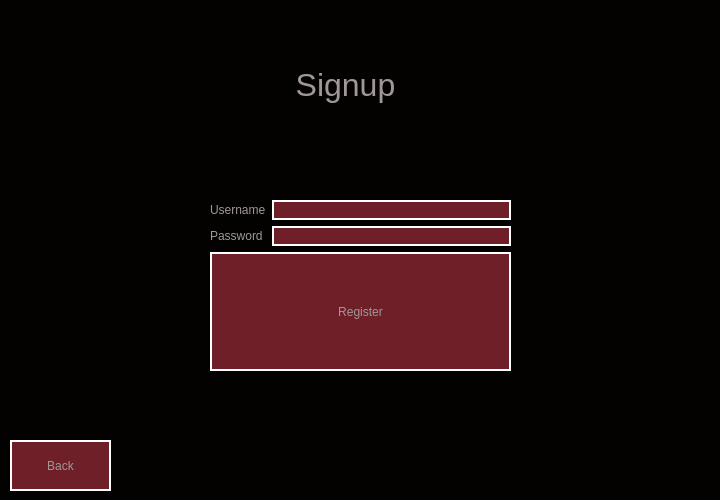
<?xml version="1.0" encoding="UTF-8"?>
<ui version="4.0">
 <class>RegisterForm</class>
 <widget class="QDialog" name="RegisterForm">
  <property name="geometry">
   <rect>
    <x>0</x>
    <y>0</y>
    <width>720</width>
    <height>500</height>
   </rect>
  </property>
  <property name="maximumSize">
   <size>
    <width>720</width>
    <height>500</height>
   </size>
  </property>
  <property name="windowTitle">
   <string>Dialog</string>
  </property>
  <property name="styleSheet">
   <string notr="true">background-color: #040101</string>
  </property>
  <widget class="QPushButton" name="backToMainPage">
   <property name="geometry">
    <rect>
     <x>10</x>
     <y>440</y>
     <width>101</width>
     <height>51</height>
    </rect>
   </property>
   <property name="styleSheet">
    <string notr="true">
QPushButton {
background-color:#6f1f27;
color: #a19798;
font: 20pt &quot;Arial&quot;;
border:2px solid #FFFFFF;
}

QPushButton:hover {
    background-color: #520a11;
}</string>
   </property>
   <property name="text">
    <string>Back</string>
   </property>
  </widget>
  <widget class="QWidget" name="layoutWidget">
   <property name="geometry">
    <rect>
     <x>210</x>
     <y>200</y>
     <width>301</width>
     <height>171</height>
    </rect>
   </property>
   <layout class="QVBoxLayout" name="loginWidget">
    <item>
     <layout class="QHBoxLayout" name="horizontalLayout_5">
      <item>
       <layout class="QVBoxLayout" name="lables">
        <item>
         <widget class="QLabel" name="usernameLable">
          <property name="styleSheet">
           <string notr="true">color: #a19798;
</string>
          </property>
          <property name="text">
           <string>Username</string>
          </property>
         </widget>
        </item>
        <item>
         <widget class="QLabel" name="passwordLable">
          <property name="styleSheet">
           <string notr="true">color: #a19798;
</string>
          </property>
          <property name="text">
           <string>Password</string>
          </property>
         </widget>
        </item>
       </layout>
      </item>
      <item>
       <layout class="QVBoxLayout" name="data">
        <item>
         <widget class="QLineEdit" name="userName">
          <property name="styleSheet">
           <string notr="true">background-color:#6f1f27;
color: #a19798;
font: 18pt &quot;Arial&quot;;
border:2px solid #FFFFFF;</string>
          </property>
         </widget>
        </item>
        <item>
         <widget class="QLineEdit" name="password">
          <property name="toolTip">
           <string>&lt;html&gt;&lt;head/&gt;&lt;body&gt;&lt;p&gt;background-color:#6f1f27;&lt;/p&gt;&lt;p&gt;color: #a19798;&lt;/p&gt;&lt;p&gt;font: 38pt &amp;quot;Arial&amp;quot;;&lt;/p&gt;&lt;p&gt;border:2px solid #FFFFFF;&lt;/p&gt;&lt;/body&gt;&lt;/html&gt;</string>
          </property>
          <property name="styleSheet">
           <string notr="true">background-color:#6f1f27;
color: #a19798;
font: 18pt &quot;Arial&quot;;
border:2px solid #FFFFFF;</string>
          </property>
          <property name="echoMode">
           <enum>QLineEdit::Password</enum>
          </property>
         </widget>
        </item>
       </layout>
      </item>
     </layout>
    </item>
    <item>
     <widget class="QPushButton" name="sendRegisterToServer">
      <property name="sizePolicy">
       <sizepolicy hsizetype="Preferred" vsizetype="Preferred">
        <horstretch>0</horstretch>
        <verstretch>0</verstretch>
       </sizepolicy>
      </property>
      <property name="styleSheet">
       <string notr="true">
QPushButton {
background-color:#6f1f27;
color: #a19798;
font: 28pt &quot;Arial&quot;;
border:2px solid #FFFFFF;
}

QPushButton:hover {
    background-color: #520a11;
}</string>
      </property>
      <property name="text">
       <string>Register</string>
      </property>
     </widget>
    </item>
   </layout>
  </widget>
  <widget class="QLabel" name="Title">
   <property name="geometry">
    <rect>
     <x>280</x>
     <y>50</y>
     <width>131</width>
     <height>71</height>
    </rect>
   </property>
   <property name="styleSheet">
    <string notr="true">color: #a19798;
</string>
   </property>
   <property name="text">
    <string>&lt;html&gt;&lt;head/&gt;&lt;body&gt;&lt;p align=&quot;center&quot;&gt;&lt;span style=&quot; font-size:24pt;&quot;&gt;Signup&lt;/span&gt;&lt;/p&gt;&lt;/body&gt;&lt;/html&gt;</string>
   </property>
  </widget>
 </widget>
 <resources/>
 <connections/>
</ui>
